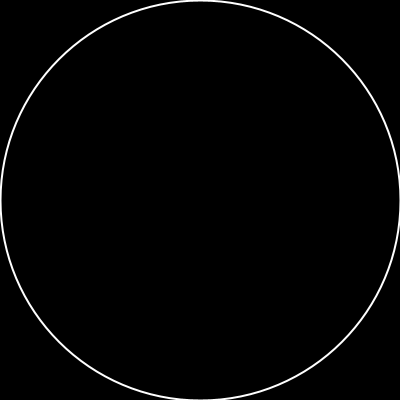
Frame 1 (no input)
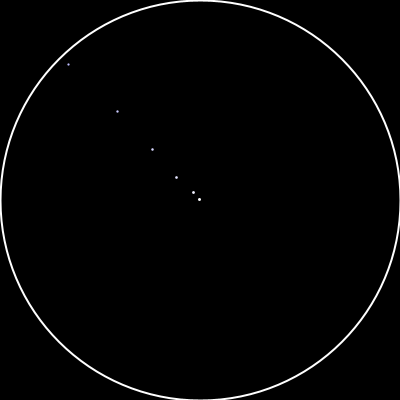
Frame 60 (the mouse pressed at the canvas centre just before this capture)
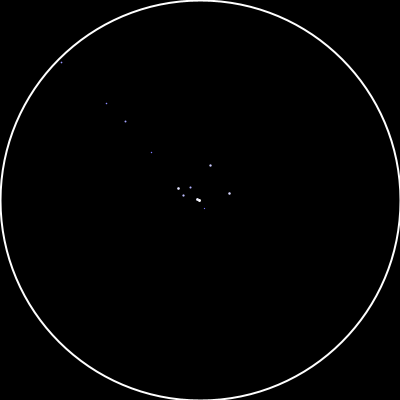
Frame 120 (the mouse held since frame 60 and released just before this capture)

The Processing sketch that drew these frames (run headless with seeded random() and noise(); from frame 60 on, the mouse is pressed at the canvas centre):

// Processing sketch: SimpleParticleSystem
// ── SimpleParticleSystem.pde
/**
 * Simple Particle System
 * by Daniel Shiffman.  
 * 
 * Particles are generated each cycle through draw(),
 * fall with gravity and fade out over time
 * A ParticleSystem object manages a variable size (ArrayList) 
 * list of particles. 
 */

ParticleSystem ps;

int diametreZone = 400;
float force;
int delayTime;
//boolean diminuer;
//boolean augmenter;
//float augmente;
//float diminue;
float seed = 0;

void setup() {
  size(400, 400);
  //pixelDensity(2);
  ps = new ParticleSystem(new PVector(width/2, 50));
}

void draw() {
  background(0);
  pushMatrix();
  translate(width/2, height/2);

  force = map(mouseX, 0, width, 0.1, 2);

  //seed += 0.01;
  //if (seed > 1000000) {
  //  seed = 0;
  //}

  //if (noise(seed) > 0.5) {
   if(frameCount % 10 == 0) {
    ps.addParticle(diametreZone/2, force);
   }
  //}

  // ps.addParticle(diametreZone/2,force);
  ps.run(mouseX, mouseY);
  popMatrix();

  noFill();
  stroke(255);
  strokeWeight(2);
  ellipse(width/2, height/2, diametreZone, diametreZone);
}

void ajout() {
  delay(1000);
  ps.addParticle(diametreZone/2, force);
}
// ── Particle.pde

// A simple Particle class
class Particle {
  PVector location;
  PVector velocity;
  PVector acceleration;
  float lifespan;

  PVector origin = new PVector();
  //int diameter = 500;
  int radius;

  Particle(PVector l, int r, float force) {
    //println(force);
    radius = r;
    //acceleration = new PVector(0, 0.05);
    velocity = new PVector(random(-force, force), random(-force, force));
    //velocity = new PVector(random(-1, 1), random(-1, 1));
    //location = l.get();
    //location = new PVector(mouseX - width/2, mouseY - height/2);
    location = new PVector(width/2-width/2, height/2-width/2);

    lifespan = 200.0;
  }

  void run(float gravX, float gravY) {
    update(gravX, gravY);
    display();
  }

  // Method to update location
  void update(float gravX, float gravY) {
    //acceleration = new PVector(map(gravX, -10, 10, 0.1, -0.1), 
    //  map(gravY, -10, 10, -0.1, 0.1));
    acceleration = new PVector(map(gravX, 0, width, -0.1, 0.1), 
      map(gravY, 0, height, -0.1, 0.1));
    velocity.add(acceleration);
    location.limit(radius);
    location.add(velocity);
    lifespan -= 1.0;

    if (location.dist(origin) > radius) {
      PVector n = location.get();
      n.normalize();
      n.mult(1.5*n.dot(velocity));
      velocity.sub(n);
    }
  }

  // Method to display
  void display() {
    //stroke(0, 0, map(lifespan, 0, 200, 0, 255));
    stroke(constrain(map(lifespan, 0, 200, 0, 255), 0, 255), constrain(map(lifespan, 0, 200, 0, 255), 0, 255), 255);
    strokeWeight(constrain(map(lifespan, 0, 200, 0, 3), 0, 3));
    fill(255, lifespan);
    //ellipse(location.x,location.y,8,8);
    point(location.x, location.y);
  }

  // Is the particle still useful?
  boolean isDead() {
    if (lifespan < 0.0) {
      return true;
    } else {
      return false;
    }
  }
}
// ── ParticleSystem.pde
// A class to describe a group of Particles
// An ArrayList is used to manage the list of Particles 

class ParticleSystem {
  ArrayList<Particle> particles;
  PVector origin;

  ParticleSystem(PVector location) {
    origin = location.get();
    particles = new ArrayList<Particle>();
  }

  void addParticle(int diam,float force) {
    particles.add(new Particle(origin, diam,force));
  }

  void run(float gravX, float gravY) {
    for (int i = particles.size()-1; i >= 0; i--) {
      Particle p = particles.get(i);
      p.run(gravX, gravY);
      if (p.isDead()) {
        particles.remove(i);
      }
    }
  }
}
